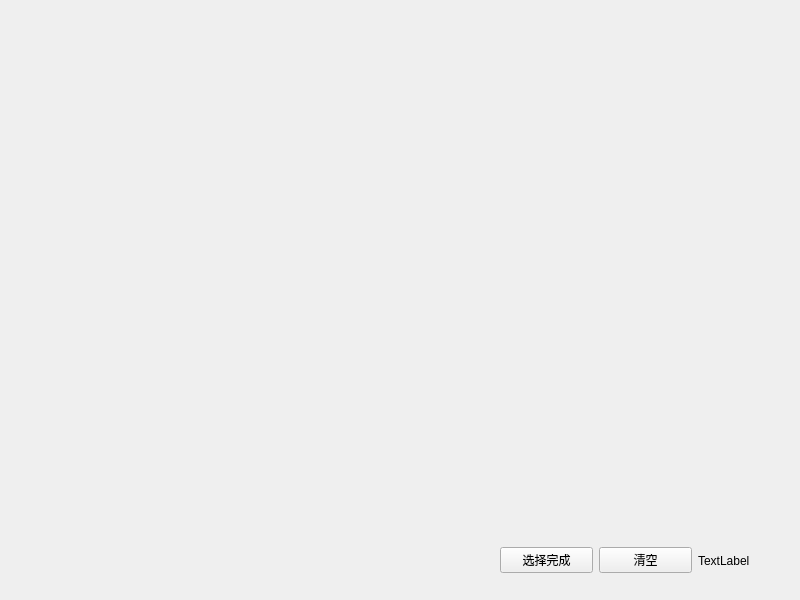
<?xml version="1.0" encoding="UTF-8"?>
<ui version="4.0">
 <class>PolygonWidget</class>
 <widget class="QWidget" name="PolygonWidget">
  <property name="geometry">
   <rect>
    <x>0</x>
    <y>0</y>
    <width>800</width>
    <height>600</height>
   </rect>
  </property>
  <property name="windowTitle">
   <string>Polygon Selection</string>
  </property>
  <widget class="QWidget" name="horizontalLayoutWidget">
   <property name="geometry">
    <rect>
     <x>500</x>
     <y>540</y>
     <width>291</width>
     <height>41</height>
    </rect>
   </property>
   <layout class="QHBoxLayout" name="horizontalLayout">
    <item>
     <widget class="QPushButton" name="savebtn">
      <property name="text">
       <string>选择完成</string>
      </property>
     </widget>
    </item>
    <item>
     <widget class="QPushButton" name="clearbtn">
      <property name="text">
       <string>清空</string>
      </property>
     </widget>
    </item>
    <item>
     <widget class="QLabel" name="label">
      <property name="text">
       <string>TextLabel</string>
      </property>
     </widget>
    </item>
   </layout>
  </widget>
 </widget>
 <resources/>
 <connections/>
</ui>
